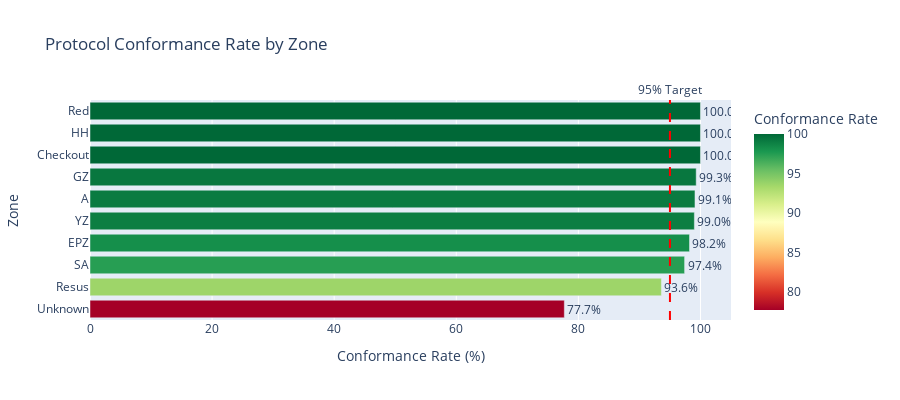

Notebook code cell kept with this figure:
### Markdown cell above
## Cell 13: Visualize Conformance by Zone

### Code cell
# Create zone conformance visualization
fig_zone = px.bar(
    zone_conformance.sort_values('Conformance Rate'),
    x='Conformance Rate',
    y='initial_zone',
    orientation='h',
    title='Protocol Conformance Rate by Zone',
    color='Conformance Rate',
    color_continuous_scale='RdYlGn',
    text='Conformance Rate'
)

fig_zone.update_traces(texttemplate='%{text:.1f}%', textposition='outside')
fig_zone.update_layout(
    height=400,
    xaxis_title='Conformance Rate (%)',
    yaxis_title='Zone',
    xaxis_range=[0, 105]
)

# Add reference line at 95%
fig_zone.add_vline(x=95, line_dash="dash", line_color="red", 
                   annotation_text="95% Target", annotation_position="top")

fig_zone.show()

### Figure 1 — Plotly figure (JSON) as saved in the notebook; plotly's stock layout.template omitted (floating-point values rounded to 4 significant figures)
{"data": [{"hovertemplate": "Conformance Rate=%{marker.color}<br>initial_zone=%{y}<extra></extra>", "legendgroup": "", "marker": {"color": [77.7, 93.6, 97.4, 98.2, 99.0, 99.1, 99.3, 100.0, 100.0, 100.0], "coloraxis": "coloraxis", "pattern": {"shape": ""}}, "name": "", "orientation": "h", "showlegend": false, "text": [77.7, 93.6, 97.4, 98.2, 99.0, 99.1, 99.3, 100.0, 100.0, 100.0], "textposition": "outside", "texttemplate": "%{text:.1f}%", "type": "bar", "x": [77.7, 93.6, 97.4, 98.2, 99.0, 99.1, 99.3, 100.0, 100.0, 100.0], "xaxis": "x", "y": ["Unknown", "Resus", "SA", "EPZ", "YZ", "A", "GZ", "Checkout", "HH", "Red"], "yaxis": "y"}], "layout": {"annotations": [{"showarrow": false, "text": "95% Target", "x": 95, "xanchor": "center", "xref": "x", "y": 1, "yanchor": "bottom", "yref": "y domain"}], "barmode": "relative", "coloraxis": {"colorbar": {"title": {"text": "Conformance Rate"}}, "colorscale": [[0, "rgb(165,0,38)"], [0.1, "rgb(215,48,39)"], [0.2, "rgb(244,109,67)"], [0.3, "rgb(253,174,97)"], [0.4, "rgb(254,224,139)"], [0.5, "rgb(255,255,191)"], [0.6, "rgb(217,239,139)"], [0.7, "rgb(166,217,106)"], [0.8, "rgb(102,189,99)"], [0.9, "rgb(26,152,80)"], [1, "rgb(0,104,55)"]]}, "height": 400, "legend": {"tracegroupgap": 0}, "shapes": [{"line": {"color": "red", "dash": "dash"}, "type": "line", "x0": 95, "x1": 95, "xref": "x", "y0": 0, "y1": 1, "yref": "y domain"}], "title": {"text": "Protocol Conformance Rate by Zone"}, "xaxis": {"anchor": "y", "domain": [0, 1], "range": [0, 105], "title": {"text": "Conformance Rate (%)"}}, "yaxis": {"anchor": "x", "domain": [0, 1], "title": {"text": "Zone"}}}}
